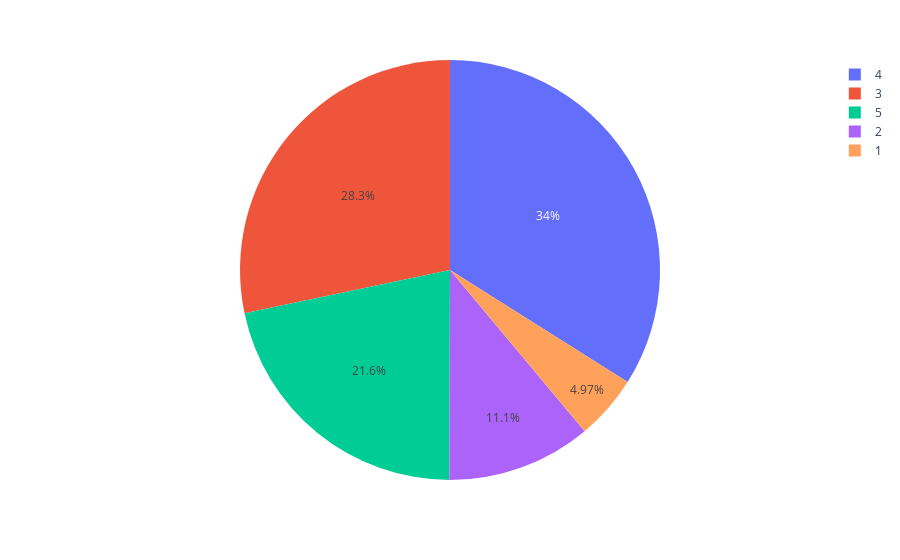

Source (notebook cell):
### Code cell
ratings = data["Ratings"].value_counts()       # counting the total ratings.
numbers = ratings.index                        # identifying number of rating i.e(1, 2, 3, 4, 5)
quantity = ratings.values                      # sum of total number  ratings.               
import plotly.express as px
fig = px.pie(data, values=quantity, names=numbers)
fig.show()

### Figure 1 — Plotly figure (JSON) as saved in the notebook; plotly's stock layout.template omitted (floating-point values rounded to 4 significant figures)
{"data": [{"domain": {"x": [0, 1], "y": [0, 1]}, "hovertemplate": "label=%{label}<br>value=%{value}<extra></extra>", "labels": [4, 3, 5, 2, 1], "legendgroup": "", "name": "", "showlegend": true, "type": "pie", "values": [1318, 1099, 840, 432, 193]}], "layout": {"autosize": true, "legend": {"tracegroupgap": 0}, "margin": {"t": 60}}}
